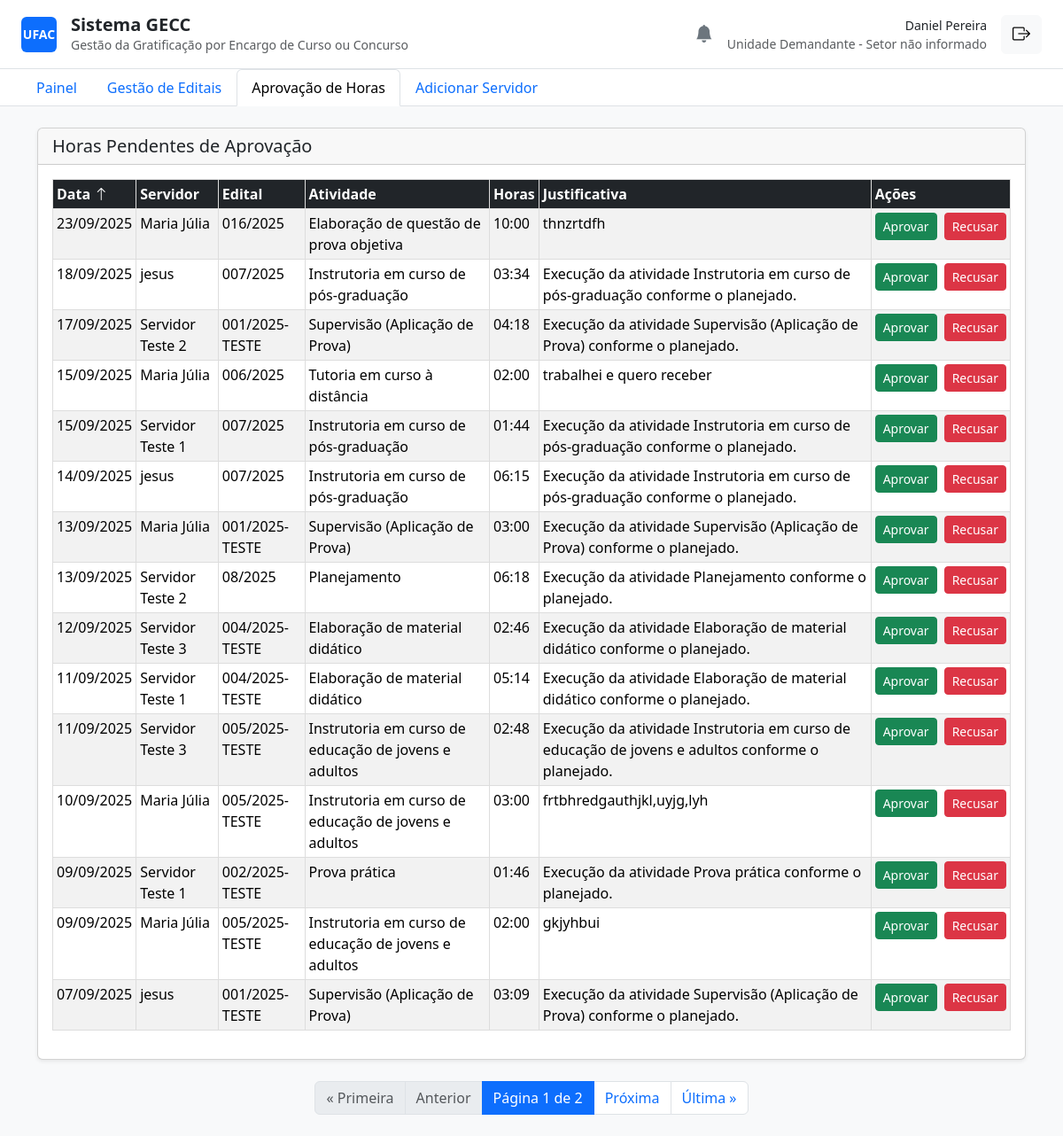
Before: /horas/aprovar/ (signed in) with the older database file.
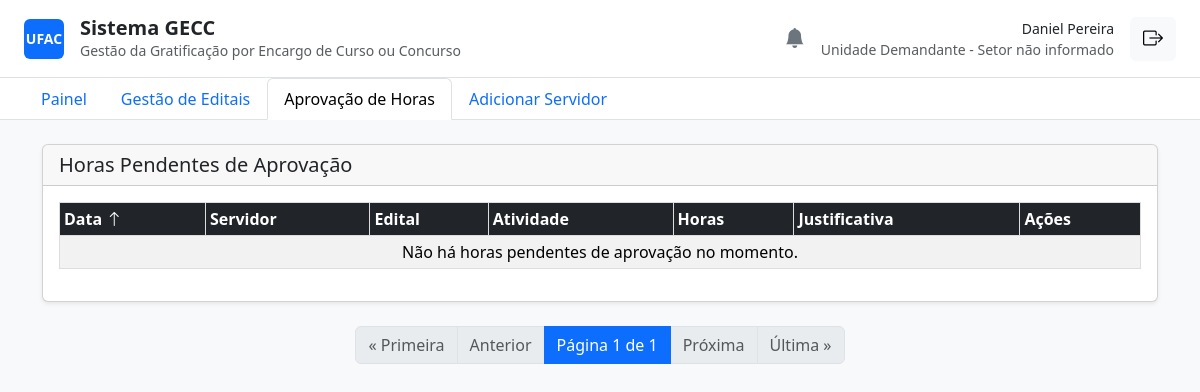
After: the same page with the newer database file.
### core/models.py (models this page shows, shortened)
class LancamentoHoras(models.Model):
    STATUS_CHOICES = [
        ("Pendente", "Pendente"),
        ("Aprovado", "Aprovado"),
        ("Recusado", "Recusado"),
        ('Homologado', 'Homologado'),
        ('Revertido', 'Revertido pela PRODGEP'),
    ]
    servidor = models.ForeignKey(User, on_delete=models.CASCADE, related_name="lancamentos")
    edital = models.ForeignKey(Edital, on_delete=models.CASCADE, related_name="lancamentos")
    atividade = models.ForeignKey(Atividade, on_delete=models.CASCADE, related_name="lancamentos")
    data = models.DateField()
    horas = models.DecimalField(max_digits=5, decimal_places=2, validators=[MinValueValidator(0.1)])
    descricao_justificativa = models.TextField()
    status = models.CharField(max_length=20, choices=STATUS_CHOICES, default="Pendente")
    comentario_recusa = models.TextField(blank=True)
    validado_por = models.ForeignKey(
        User,
        on_delete=models.PROTECT,
        related_name="lancamentos_validados",
        null=True,
        blank=True,
    )
    created_at = models.DateTimeField(auto_now_add=True)
    updated_at = models.DateTimeField(auto_now=True)
    class Meta:
        verbose_name = "Lançamento de Hora"
        verbose_name_plural = "Lançamentos de Horas"
        ordering = ["-data"]

class Edital(models.Model):
    STATUS_CHOICES = [
        ("Rascunho", "Rascunho"),
        ("Aguardando Homologação", "Aguardando Homologação"),
        ("Homologado", "Homologado"),
        ("Recusado", "Recusado"),
        ("Ativo", "Ativo"),
        ("Finalizado", "Finalizado"),
    ]
    numero_edital = models.CharField(max_length=50, unique=True)
    titulo = models.CharField(max_length=255)
    descricao = models.TextField(blank=True)
    unidade_demandante_nome = models.CharField(max_length=255)
    data_inicio = models.DateField()
    data_fim = models.DateField()
    status = models.CharField(max_length=30, choices=STATUS_CHOICES, default="Rascunho")
    justificativa_recusa = models.TextField(blank=True, null=True)
    valor_empenho = models.DecimalField(max_digits=12, decimal_places=2, default=0.00)
    criado_por = models.ForeignKey(User, on_delete=models.PROTECT, related_name="editais_criados")
    homologado_por = models.ForeignKey(
        User,
        on_delete=models.PROTECT,
        related_name="editais_homologados",
        null=True,
        blank=True,
    )
    created_at = models.DateTimeField(auto_now_add=True)
    updated_at = models.DateTimeField(auto_now=True)
    class Meta:
        verbose_name = "Edital"
        verbose_name_plural = "Editais"
        ordering = ["-data_inicio"]

class Atividade(models.Model):
    tipo = models.ForeignKey(TipoAtividade, on_delete=models.PROTECT, related_name="atividades_criadas")
    edital = models.ForeignKey(Edital, on_delete=models.CASCADE, related_name="atividades")
    descricao = models.TextField()
    servidores_alocados = models.ManyToManyField(User, related_name="atividades_alocadas", blank=True)
    created_at = models.DateTimeField(auto_now_add=True)
    updated_at = models.DateTimeField(auto_now=True)
    class Meta:
        verbose_name = "Atividade do Edital"
        verbose_name_plural = "Atividades do Edital"

class TipoAtividade(models.Model):
    GRUPO_CHOICES = [
        ("Instrutoria", "Instrutoria"),
        ("Banca", "Banca Examinadora"),
        ("Logistica", "Logística"),
        ("Aplicacao", "Aplicação de Prova"),
    ]
    VINCULO_CHOICES = [
        ('Concurso', 'Concurso Público'),
        ('Processo', 'Processo Seletivo'),
        ('Ambos', 'Ambos'),
    ]
    grupo = models.CharField(max_length=20, choices=GRUPO_CHOICES)
    nome = models.CharField(max_length=255, unique=True)
    valor_hora = models.DecimalField(max_digits=10, decimal_places=2, validators=[MinValueValidator(0)])
    vinculo = models.CharField(max_length=10, choices=VINCULO_CHOICES, default='Ambos')
    class Meta:
        verbose_name = "Tipo de Atividade (Catálogo)"
        verbose_name_plural = "Tipos de Atividade (Catálogo)"
        ordering = ["grupo", "nome"]

### core/decorators.py (the view)
        def wrapper(request, *args, **kwargs):
            if not request.user.is_authenticated:
                return redirect('login')
            try:
                if request.user.servidorprofile.funcao in allowed_roles:
                    return view_func(request, *args, **kwargs)
                else:
                    return redirect('painel')
            except AttributeError:
                return redirect('painel')

### core/templatetags/hour_filters.py (called while the page is built)
@register.filter
def decimal_to_hhmm(decimal_hours):
    if decimal_hours is None:
        return ""
    try:
        hours = int(decimal_hours)
        minutes = int((decimal_hours * 60) % 60)
        return f"{hours:02d}:{minutes:02d}"
    except (ValueError, TypeError):
        return ""

### core/views.py (called while the page is built)
@login_required
@unidade_demandante_required
def aprovar_horas(request):
    lancamentos_list = LancamentoHoras.objects.filter(
        edital__criado_por=request.user,
        status='Pendente'
    )
    sort_param = request.GET.get('sort', '-data')
    allowed_sort_fields = [
        'data', 'servidor__first_name', 'edital__numero_edital',
        'atividade__tipo__nome', 'horas'
    ]
    allowed_sort_fields.extend(['-' + field for field in allowed_sort_fields])
    if sort_param in allowed_sort_fields:
        lancamentos_list = lancamentos_list.order_by(sort_param)
    paginator = Paginator(lancamentos_list, 15)
    page_number = request.GET.get('page')
    page_obj = paginator.get_page(page_number)
    context = {
        'page_obj': page_obj,
        'current_sort': sort_param
    }
    return render(request, 'aprovar_horas.html', context)

### core/templates/aprovar_horas.html (shortened to what the changed rows need)
{% extends 'base.html' %}
{% load hour_filters %}
{% load widget_tweaks %}
{% block content %}
<div class="card shadow-sm">
    <div class="card-body">
        <table class="table table-striped table-hover table-sm">
            <thead class="table-dark">
                <tr>
                    <th><a class="text-white text-decoration-none" href="?sort={% if current_sort == 'data' %}-data{% else %}data{% endif %}">Data {% if 'data' in current_sort %}<i class="bi bi-arrow-{% if current_sort|slice:":1" == '-' %}up{% else %}down{% endif %}"></i>{% endif %}</a></th>
                    <th><a class="text-white text-decoration-none" href="?sort={% if current_sort == 'servidor__first_name' %}-servidor__first_name{% else %}servidor__first_name{% endif %}">Servidor </a></th>
                    <th><a class="text-white text-decoration-none" href="?sort={% if current_sort == 'edital__numero_edital' %}-edital__numero_edital{% else %}edital__numero_edital{% endif %}">Edital </a></th>
                    <th><a class="text-white text-decoration-none" href="?sort={% if current_sort == 'atividade__tipo__nome' %}-atividade__tipo__nome{% else %}atividade__tipo__nome{% endif %}">Atividade </a></th>
                    <th><a class="text-white text-decoration-none" href="?sort={% if current_sort == 'horas' %}-horas{% else %}horas{% endif %}">Horas </a></th>
                    <th>Justificativa</th>
                    <th>Ações</th>
                </tr>
            </thead>
            <tbody>
                {% for lancamento in page_obj %}
                <tr>
                    <td>{{ lancamento.data|date:"d/m/Y" }}</td>
                    <td>{{ lancamento.servidor.get_full_name|default:lancamento.servidor.username }}</td>
                    <td>{{ lancamento.edital.numero_edital }}</td>
                    <td>{{ lancamento.atividade.tipo.nome }}</td>
                    <td>{{ lancamento.horas|decimal_to_hhmm }}</td>
                    <td>{{ lancamento.descricao_justificativa }}</td>
                    <td>
                        <div class="d-flex gap-2">
                            <button type="button" class="btn btn-success btn-sm" data-bs-toggle="modal" data-bs-target="#aprovarModal-{{ lancamento.pk }}">
                                Aprovar
                            </button>
                            <button type="button" class="btn btn-danger btn-sm" data-bs-toggle="modal" data-bs-target="#recusarModal-{{ lancamento.pk }}">
                                Recusar
                            </button>
                        </div>
                    </td>
                </tr>
                {% empty %}
                <tr>
                    <td colspan="7" class="text-center">Não há horas pendentes de aprovação no momento.</td>
                </tr>
                {% endfor %}
            </tbody>
        </table>
    </div>
</div>
<nav aria-label="Navegação de página" class="mt-4">
    <ul class="pagination justify-content-center">
        <li class="page-item active" aria-current="page"><span class="page-link">Página {{ page_obj.number }} de {{ page_obj.paginator.num_pages }}</span></li>
        {% if page_obj.has_next %}
            <li class="page-item"><a class="page-link" href="?page={{ page_obj.next_page_number }}&sort={{ current_sort }}">Próxima</a></li>
            <li class="page-item"><a class="page-link" href="?page={{ page_obj.paginator.num_pages }}&sort={{ current_sort }}">Última &raquo;</a></li>
        {% else %}
            <li class="page-item disabled"><span class="page-link">Próxima</span></li>
            <li class="page-item disabled"><span class="page-link">Última &raquo;</span></li>
        {% endif %}
    </ul>
</nav>
{% endblock %}

Changed rows visible on the page:
removed LancamentoHoras: data "23/09/2025", servidor.get_full_name "Maria Júlia", edital.numero_edital "016/2025", atividade.tipo.nome "Elaboração de questão de prova objetiva", horas|decimal_to_hhmm "10:00", descricao_justificativa "thnzrtdfh"
removed LancamentoHoras: data "18/09/2025", servidor.get_full_name "jesus", edital.numero_edital "007/2025", atividade.tipo.nome "Instrutoria em curso de pós-graduação", horas|decimal_to_hhmm "03:34", descricao_justificativa "Execução da atividade Instrutoria em curso de pós-graduação conforme o planejado."
removed LancamentoHoras: data "17/09/2025", servidor.get_full_name "Servidor Teste 2", edital.numero_edital "001/2025-TESTE", atividade.tipo.nome "Supervisão (Aplicação de Prova)", horas|decimal_to_hhmm "04:18", descricao_justificativa "Execução da atividade Supervisão (Aplicação de Prova) conforme o planejado."
removed LancamentoHoras: data "15/09/2025", servidor.get_full_name "Maria Júlia", edital.numero_edital "006/2025", atividade.tipo.nome "Tutoria em curso à distância", horas|decimal_to_hhmm "02:00", descricao_justificativa "trabalhei e quero receber"
removed LancamentoHoras: data "15/09/2025", servidor.get_full_name "Servidor Teste 1", edital.numero_edital "007/2025", atividade.tipo.nome "Instrutoria em curso de pós-graduação", horas|decimal_to_hhmm "01:44", descricao_justificativa "Execução da atividade Instrutoria em curso de pós-graduação conforme o planejado."
removed LancamentoHoras: data "14/09/2025", servidor.get_full_name "jesus", edital.numero_edital "007/2025", atividade.tipo.nome "Instrutoria em curso de pós-graduação", horas|decimal_to_hhmm "06:15", descricao_justificativa "Execução da atividade Instrutoria em curso de pós-graduação conforme o planejado."
removed LancamentoHoras: data "13/09/2025", servidor.get_full_name "Maria Júlia", edital.numero_edital "001/2025-TESTE", atividade.tipo.nome "Supervisão (Aplicação de Prova)", horas|decimal_to_hhmm "03:00", descricao_justificativa "Execução da atividade Supervisão (Aplicação de Prova) conforme o planejado."
removed LancamentoHoras: data "13/09/2025", servidor.get_full_name "Servidor Teste 2", edital.numero_edital "08/2025", atividade.tipo.nome "Planejamento", horas|decimal_to_hhmm "06:18", descricao_justificativa "Execução da atividade Planejamento conforme o planejado."
removed LancamentoHoras: data "12/09/2025", servidor.get_full_name "Servidor Teste 3", edital.numero_edital "004/2025-TESTE", atividade.tipo.nome "Elaboração de material didático", horas|decimal_to_hhmm "02:46", descricao_justificativa "Execução da atividade Elaboração de material didático conforme o planejado."
removed LancamentoHoras: data "11/09/2025", servidor.get_full_name "Servidor Teste 1", edital.numero_edital "004/2025-TESTE", atividade.tipo.nome "Elaboração de material didático", horas|decimal_to_hhmm "05:14", descricao_justificativa "Execução da atividade Elaboração de material didático conforme o planejado."
removed LancamentoHoras: data "11/09/2025", servidor.get_full_name "Servidor Teste 3", edital.numero_edital "005/2025-TESTE", atividade.tipo.nome "Instrutoria em curso de educação de jovens e adultos", horas|decimal_to_hhmm "02:48", descricao_justificativa "Execução da atividade Instrutoria em curso de educação de jovens e adultos conforme o planejado."
removed LancamentoHoras: data "10/09/2025", servidor.get_full_name "Maria Júlia", edital.numero_edital "005/2025-TESTE", atividade.tipo.nome "Instrutoria em curso de educação de jovens e adultos", horas|decimal_to_hhmm "03:00", descricao_justificativa "frtbhredgauthjkl,uyjg,lyh"
removed LancamentoHoras: data "09/09/2025", servidor.get_full_name "Servidor Teste 1", edital.numero_edital "002/2025-TESTE", atividade.tipo.nome "Prova prática", horas|decimal_to_hhmm "01:46", descricao_justificativa "Execução da atividade Prova prática conforme o planejado."
removed LancamentoHoras: data "09/09/2025", servidor.get_full_name "Maria Júlia", edital.numero_edital "005/2025-TESTE", atividade.tipo.nome "Instrutoria em curso de educação de jovens e adultos", horas|decimal_to_hhmm "02:00", descricao_justificativa "gkjyhbui"
removed LancamentoHoras: data "07/09/2025", servidor.get_full_name "jesus", edital.numero_edital "001/2025-TESTE", atividade.tipo.nome "Supervisão (Aplicação de Prova)", horas|decimal_to_hhmm "03:09", descricao_justificativa "Execução da atividade Supervisão (Aplicação de Prova) conforme o planejado."
Other visible differences:
{{ page_obj.paginator.num_pages }}: "2" → "1"
text now shown: "Não há horas pendentes de aprovação no momento."
